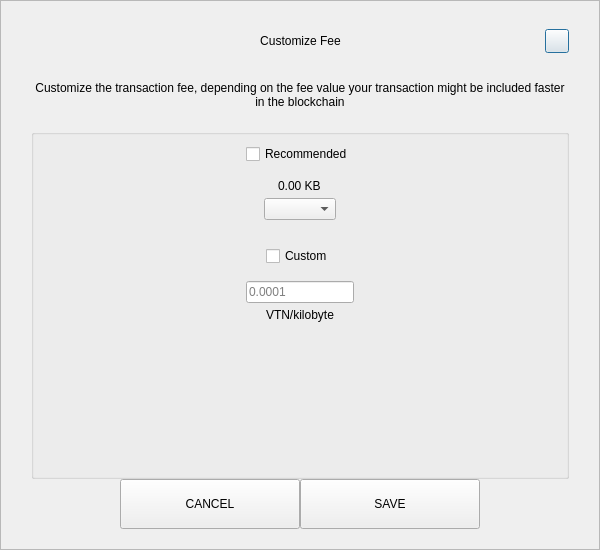
<?xml version="1.0" encoding="UTF-8"?>
<ui version="4.0">
 <class>SendCustomFeeDialog</class>
 <widget class="QDialog" name="SendCustomFeeDialog">
  <property name="geometry">
   <rect>
    <x>0</x>
    <y>0</y>
    <width>600</width>
    <height>550</height>
   </rect>
  </property>
  <property name="windowTitle">
   <string>Form</string>
  </property>
  <layout class="QVBoxLayout" name="verticalLayout_3">
   <property name="spacing">
    <number>0</number>
   </property>
   <property name="leftMargin">
    <number>0</number>
   </property>
   <property name="topMargin">
    <number>0</number>
   </property>
   <property name="rightMargin">
    <number>0</number>
   </property>
   <property name="bottomMargin">
    <number>0</number>
   </property>
   <item>
    <widget class="QFrame" name="frame">
     <property name="styleSheet">
      <string notr="true"/>
     </property>
     <property name="frameShape">
      <enum>QFrame::StyledPanel</enum>
     </property>
     <property name="frameShadow">
      <enum>QFrame::Raised</enum>
     </property>
     <layout class="QVBoxLayout" name="verticalLayout_2">
      <property name="spacing">
       <number>0</number>
      </property>
      <property name="leftMargin">
       <number>30</number>
      </property>
      <property name="topMargin">
       <number>20</number>
      </property>
      <property name="rightMargin">
       <number>30</number>
      </property>
      <property name="bottomMargin">
       <number>20</number>
      </property>
      <item>
       <layout class="QHBoxLayout" name="horizontalLayout_3">
        <property name="spacing">
         <number>0</number>
        </property>
        <item>
         <spacer name="horizontalSpacer_21">
          <property name="orientation">
           <enum>Qt::Horizontal</enum>
          </property>
          <property name="sizeHint" stdset="0">
           <size>
            <width>40</width>
            <height>20</height>
           </size>
          </property>
         </spacer>
        </item>
        <item>
         <widget class="QLabel" name="labelTitle">
          <property name="minimumSize">
           <size>
            <width>0</width>
            <height>40</height>
           </size>
          </property>
          <property name="maximumSize">
           <size>
            <width>16777215</width>
            <height>40</height>
           </size>
          </property>
          <property name="styleSheet">
           <string notr="true">padding-left:24px;</string>
          </property>
          <property name="text">
           <string>Customize Fee</string>
          </property>
          <property name="alignment">
           <set>Qt::AlignCenter</set>
          </property>
          <property name="margin">
           <number>7</number>
          </property>
         </widget>
        </item>
        <item>
         <spacer name="horizontalSpacer">
          <property name="orientation">
           <enum>Qt::Horizontal</enum>
          </property>
          <property name="sizeHint" stdset="0">
           <size>
            <width>40</width>
            <height>20</height>
           </size>
          </property>
         </spacer>
        </item>
        <item>
         <widget class="QPushButton" name="btnEsc">
          <property name="minimumSize">
           <size>
            <width>24</width>
            <height>24</height>
           </size>
          </property>
          <property name="maximumSize">
           <size>
            <width>24</width>
            <height>24</height>
           </size>
          </property>
          <property name="text">
           <string/>
          </property>
         </widget>
        </item>
       </layout>
      </item>
      <item>
       <spacer name="verticalSpacer_2">
        <property name="orientation">
         <enum>Qt::Vertical</enum>
        </property>
        <property name="sizeType">
         <enum>QSizePolicy::Fixed</enum>
        </property>
        <property name="sizeHint" stdset="0">
         <size>
          <width>20</width>
          <height>20</height>
         </size>
        </property>
       </spacer>
      </item>
      <item>
       <widget class="QLabel" name="labelMessage">
        <property name="text">
         <string>Customize the transaction fee, depending on the fee value your transaction might be included faster in the blockchain</string>
        </property>
        <property name="alignment">
         <set>Qt::AlignCenter</set>
        </property>
        <property name="wordWrap">
         <bool>true</bool>
        </property>
       </widget>
      </item>
      <item>
       <spacer name="verticalSpacer_3">
        <property name="orientation">
         <enum>Qt::Vertical</enum>
        </property>
        <property name="sizeType">
         <enum>QSizePolicy::Fixed</enum>
        </property>
        <property name="sizeHint" stdset="0">
         <size>
          <width>20</width>
          <height>20</height>
         </size>
        </property>
       </spacer>
      </item>
      <item>
       <widget class="QGroupBox" name="groupBox">
        <property name="title">
         <string/>
        </property>
        <layout class="QVBoxLayout" name="verticalLayout">
         <property name="leftMargin">
          <number>12</number>
         </property>
         <property name="rightMargin">
          <number>12</number>
         </property>
         <item>
          <layout class="QVBoxLayout" name="verticalLayout_4">
           <property name="spacing">
            <number>5</number>
           </property>
           <item alignment="Qt::AlignHCenter">
            <widget class="QCheckBox" name="checkBoxRecommended">
             <property name="text">
              <string>Recommended</string>
             </property>
            </widget>
           </item>
           <item>
            <spacer name="verticalSpacer_5">
             <property name="orientation">
              <enum>Qt::Vertical</enum>
             </property>
             <property name="sizeType">
              <enum>QSizePolicy::Fixed</enum>
             </property>
             <property name="sizeHint" stdset="0">
              <size>
               <width>20</width>
               <height>10</height>
              </size>
             </property>
            </spacer>
           </item>
           <item alignment="Qt::AlignHCenter">
            <widget class="QLabel" name="labelFee">
             <property name="text">
              <string>0.00 KB</string>
             </property>
            </widget>
           </item>
           <item alignment="Qt::AlignHCenter">
            <widget class="QComboBox" name="comboBoxRecommended"/>
           </item>
          </layout>
         </item>
         <item>
          <spacer name="verticalSpacer">
           <property name="orientation">
            <enum>Qt::Vertical</enum>
           </property>
           <property name="sizeType">
            <enum>QSizePolicy::Fixed</enum>
           </property>
           <property name="sizeHint" stdset="0">
            <size>
             <width>20</width>
             <height>20</height>
            </size>
           </property>
          </spacer>
         </item>
         <item>
          <layout class="QVBoxLayout" name="verticalLayout_5">
           <property name="spacing">
            <number>5</number>
           </property>
           <item alignment="Qt::AlignHCenter">
            <widget class="QCheckBox" name="checkBoxCustom">
             <property name="text">
              <string>Custom</string>
             </property>
            </widget>
           </item>
           <item>
            <spacer name="verticalSpacer_6">
             <property name="orientation">
              <enum>Qt::Vertical</enum>
             </property>
             <property name="sizeType">
              <enum>QSizePolicy::Fixed</enum>
             </property>
             <property name="sizeHint" stdset="0">
              <size>
               <width>20</width>
               <height>10</height>
              </size>
             </property>
            </spacer>
           </item>
           <item alignment="Qt::AlignHCenter">
            <widget class="QLineEdit" name="lineEditCustomFee">
             <property name="placeholderText">
              <string notr="true">0.0001</string>
             </property>
            </widget>
           </item>
           <item alignment="Qt::AlignHCenter">
            <widget class="QLabel" name="labelCustomFee">
             <property name="text">
              <string>VTN/kilobyte</string>
             </property>
            </widget>
           </item>
          </layout>
         </item>
         <item>
          <spacer name="verticalSpacer_4">
           <property name="orientation">
            <enum>Qt::Vertical</enum>
           </property>
           <property name="sizeHint" stdset="0">
            <size>
             <width>20</width>
             <height>40</height>
            </size>
           </property>
          </spacer>
         </item>
        </layout>
       </widget>
      </item>
      <item>
       <layout class="QHBoxLayout" name="horizontalLayout" stretch="1,2,2,1">
        <item>
         <spacer name="horizontalSpacer1">
          <property name="orientation">
           <enum>Qt::Horizontal</enum>
          </property>
          <property name="sizeHint" stdset="0">
           <size>
            <width>40</width>
            <height>20</height>
           </size>
          </property>
         </spacer>
        </item>
        <item>
         <widget class="QPushButton" name="btnCancel">
          <property name="minimumSize">
           <size>
            <width>180</width>
            <height>50</height>
           </size>
          </property>
          <property name="focusPolicy">
           <enum>Qt::NoFocus</enum>
          </property>
          <property name="text">
           <string>CANCEL</string>
          </property>
         </widget>
        </item>
        <item>
         <widget class="QPushButton" name="btnSave">
          <property name="minimumSize">
           <size>
            <width>180</width>
            <height>50</height>
           </size>
          </property>
          <property name="focusPolicy">
           <enum>Qt::NoFocus</enum>
          </property>
          <property name="text">
           <string>SAVE</string>
          </property>
         </widget>
        </item>
        <item>
         <spacer name="horizontalSpacer_2">
          <property name="orientation">
           <enum>Qt::Horizontal</enum>
          </property>
          <property name="sizeHint" stdset="0">
           <size>
            <width>40</width>
            <height>20</height>
           </size>
          </property>
         </spacer>
        </item>
       </layout>
      </item>
     </layout>
    </widget>
   </item>
  </layout>
 </widget>
 <resources/>
 <connections/>
</ui>
